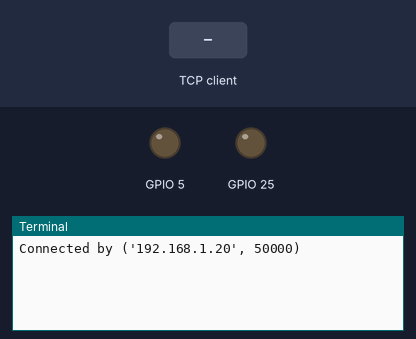
Simulated run of this program. Board: Raspberry Pi (BCM pin numbers). Shown: output pins drawn as LEDs (lit = HIGH), the last lines printed to the terminal. The inputs (shaded band) are chosen by the test bench. One TCP client connects 1 s after the port opens and stays connected.

Above: at 1.2 s.
1.3 s: the TCP client sends "b'webcam:on'"
At 2.3 s:
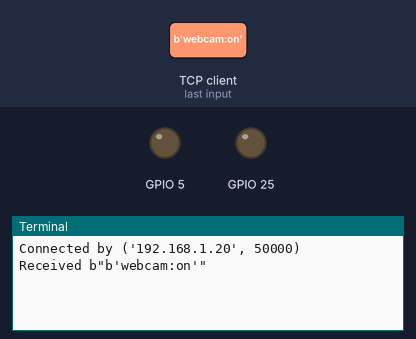
2.8 s: the TCP client sends "b'webcam:off'"
At 3.4 s:
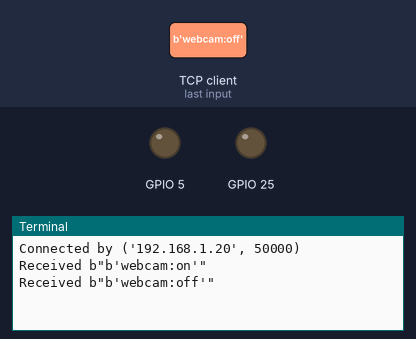
4.3 s: the TCP client sends "b'microphone:on'"
At 5.8 s:
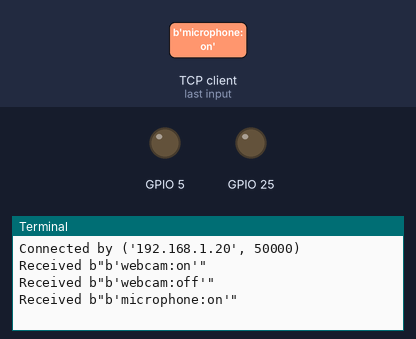

The program:

on-air-server.py
```python
#!/usr/bin/env python3

import socket
import RPi.GPIO as GPIO
import time

HOST = '0.0.0.0'  # Standard loopback interface address (localhost)
PORT = 65432        # Port to listen on (non-privileged ports are > 1023)

webcamOn = False
microphoneOn = False

try:
  GPIO.setmode(GPIO.BCM)
  GPIO.setup(5, GPIO.OUT)
  GPIO.setup(25, GPIO.OUT)

  with socket.socket(socket.AF_INET, socket.SOCK_STREAM) as s:
    s.bind((HOST, PORT))
    s.listen()

    while True:
      conn, addr = s.accept()
      with conn:
        print('Connected by', addr)
        while True:
          data = conn.recv(1024)
          if not data:
            break
          print('Received', str(data))

          if str(data) == "b'webcam:on'":
            webcamOn = True
          elif str(data) == "b'webcam:off'":
            webcamOn = False
          elif str(data) == "b'microphone:on'":
            microphoneOn = True
          elif str(data) == "b'microphone:off'":
            microphoneOn = False

          if webcamOn:
              GPIO.output(5, GPIO.HIGH)
              GPIO.output(25, GPIO.LOW)
          elif microphoneOn:
              GPIO.output(5, GPIO.LOW)
              GPIO.output(25, GPIO.HIGH)
          else:
              GPIO.output(5, GPIO.LOW)
              GPIO.output(25, GPIO.LOW)

except KeyboardInterrupt:
  print("")
  print("Ctrl-C detected: closing down")

finally:
   print("cleaning up GPIO")
   GPIO.cleanup()
```

Measured:
- after the input at 1.3 s, the terminal: prints a new line at once (image 1)
- after the input at 2.8 s, the terminal: prints a new line at once (image 2)
- after the input at 4.3 s, the terminal: prints a new line at once (image 3)
